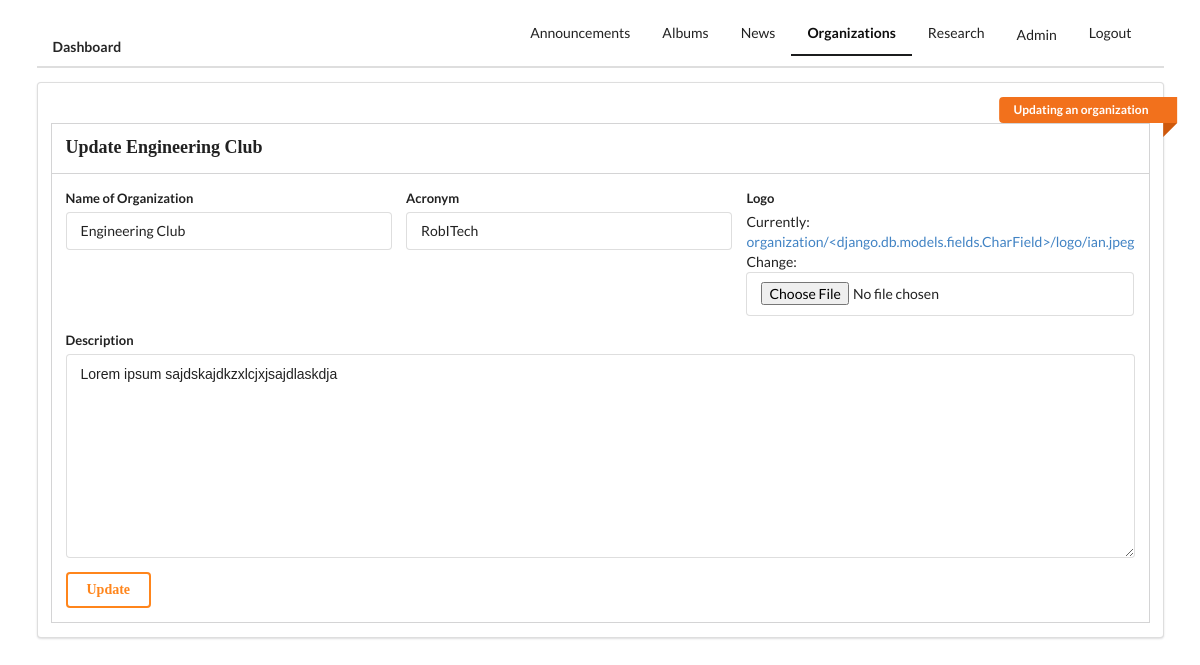
The page /staff/organizations/update/2/ (signed in) on the database its author committed.
### staff/models.py (models this page shows, shortened)
class Organization(models.Model):
    LEVEL = (
        ("Main", "Main"),
        ("Core Subject", "Core Subject"),
        ("Social Science", "Social Science"),
        ("Music and Arts", "Music and Arts"),
    )
    name = models.CharField(max_length=100)
    category = models.CharField(choices=LEVEL, max_length=50, blank=True, null=True)
    logo = models.ImageField(upload_to="organization/{}/logo".format(name), null=True)
    acronym = models.CharField(max_length=10)
    description = models.TextField(max_length=5000)
    def __str__(self):
        return self.name

### staff/views.py (the view)
# urls.py: path('organizations/update/<int:pk>/', views.OrganizationUpdateView.as_view(), name="update_organization"),
class OrganizationUpdateView(LoginRequiredMixin, UpdateView):
    redirect_field_name = 'staff/index.html'
    model = Organization
    form_class = OrganizationForm
    pk_url_kwarg = 'pk'

### staff/forms.py
class OrganizationForm(forms.ModelForm):
    class Meta:
        model = models.Organization
        fields = '__all__'
        widgets = {
            'name': forms.TextInput(attrs={'placeholder': 'Name of Organization'}),
            'category': forms.Select(choices=LEVEL),
            'acronym': forms.TextInput(attrs={'placeholder': 'E.g. RobITech, YAG'}),
            'description': forms.Textarea(),
        }

### templates/staff/organization_form.html (shortened to what this page needs)
{% extends 'staff/base_staff.html' %}
{% block organization %}
  active
{% endblock %}
{% block main_content %}
  <div class="ui container">
    <div class="ui segment">
      {% if object %}
      <div class="ui orange right ribbon label">
        Updating an organization
      </div>
      {% else %}
      <div class="ui red right ribbon label">
        New Organization
      </div>
      {% endif %}
      <div class="ui attached segment">
        {% if object %}
          <h3 class="ui header">Update {{ object }}</h3>
        {% else %}
          <h3 class="ui header">Create A New Organization</h3>
        {% endif %}
      </div>
      <form class="ui equal width attached fluid segment form" method="post" enctype="multipart/form-data">
        <div class="ui fields">
          <div class="ui field">
            <label for="name">Name of Organization</label>
            {{ form.name }}
          </div>
          <div class="ui field">
            <label for="acronym">Acronym</label>
            {{ form.acronym }}
          </div>
          <div class="ui field">
            <label for="">Logo</label>
            {{ form.logo }}
          </div>
        </div>
        <div class="ui field">
          <label for="description">Description</label>
          {{ form.description }}
        </div>
        {% if object %}
        <input type="submit" value="Update" class="ui orange inverted button">
        {% else %}
        <input type="submit" value="Create" class="ui green inverted button">
        {% endif %}
      </form>
    </div>
  </div>
{% endblock %}

### static/css/index.css (style rules this page uses)
.ui.header { font-family: Code Bold; }
.ui.button { font-family: Code Bold; font-weight: bold; }

### rows shown on the page
Organization: name "Engineering Club", acronym "RobITech", description "Lorem ipsum sajdskajdkzxlcjxjsajdlaskdja"
